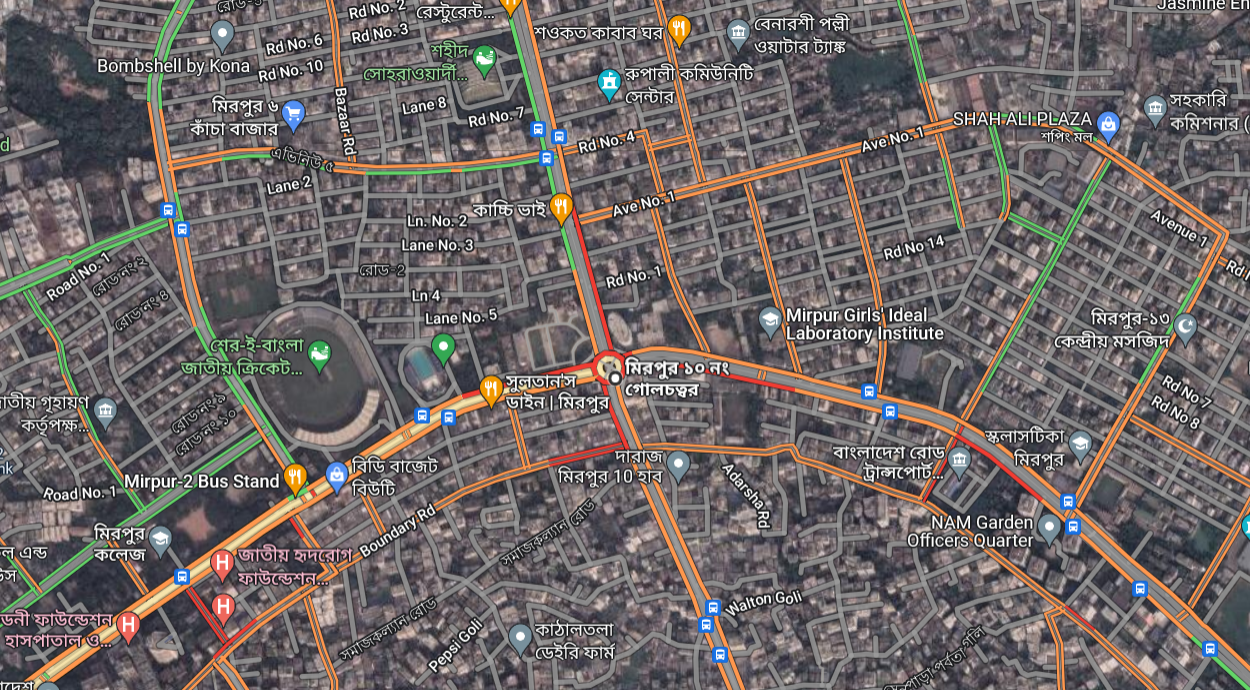
#> input picture Fri_0_0_2_7(crop).png, 1250 x 690 px; its folder holds 2 pictures in this run
$ jupyter execute Crop.ipynb
#> lines starting #> are read from the running program, lines starting #| are printed output that depends on the picture
[cell 1]
import cv2
import glob
import os
path1 = 'C:/Users/Tazin/Documents/Thesis_TFP/june after 20'
path2 = 'C:/Users/Tazin/Documents/Thesis_TFP/june after 20/crop'
os.chdir(path1)

images = glob.glob("*.png")
images
for image in images:
    img = cv2.imread(image, 1)
#> img is the input picture: shape (690, 1250, 3); mean B, G, R 102.4, 103.4, 110.4
    crop_img = img[80:770, 600:1850]
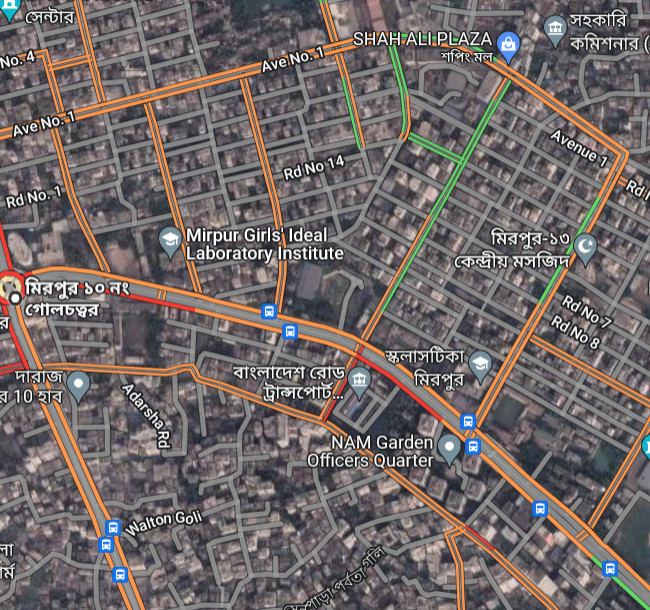
#> crop_img: shape (610, 650, 3); mean B, G, R 103.7, 104.4, 112.8
    os.chdir(path2)
    cv2.imwrite(image,crop_img)
    os.chdir(path1)
